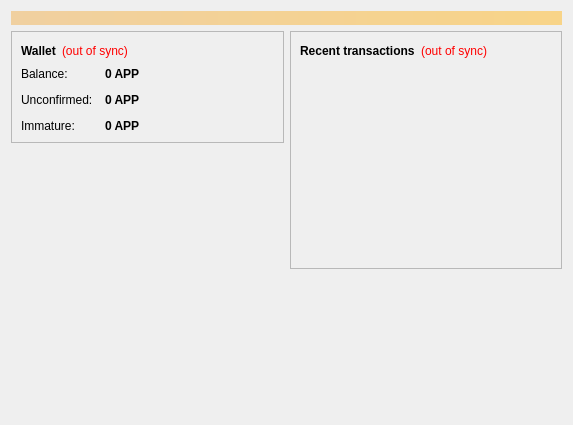
<?xml version="1.0" encoding="UTF-8"?>
<ui version="4.0">
 <class>OverviewPage</class>
 <widget class="QWidget" name="OverviewPage">
  <property name="geometry">
   <rect>
    <x>0</x>
    <y>0</y>
    <width>573</width>
    <height>425</height>
   </rect>
  </property>
  <property name="windowTitle">
   <string>Form</string>
  </property>
  <layout class="QVBoxLayout" name="topLayout">
   <item>
    <widget class="QLabel" name="labelAlerts">
     <property name="visible">
      <bool>false</bool>
     </property>
     <property name="styleSheet">
      <string notr="true">background-color: qlineargradient(x1: 0, y1: 0, x2: 1, y2: 0, stop:0 #F0D0A0, stop:1 #F8D488); color:#000000;</string>
     </property>
     <property name="wordWrap">
      <bool>true</bool>
     </property>
     <property name="margin">
      <number>3</number>
     </property>
    </widget>
   </item>
   <item>
    <layout class="QHBoxLayout" name="horizontalLayout" stretch="1,1">
     <item>
      <layout class="QVBoxLayout" name="verticalLayout_2">
       <item>
        <widget class="QFrame" name="frame">
         <property name="frameShape">
          <enum>QFrame::StyledPanel</enum>
         </property>
         <property name="frameShadow">
          <enum>QFrame::Raised</enum>
         </property>
         <layout class="QVBoxLayout" name="verticalLayout_4">
          <item>
           <layout class="QHBoxLayout" name="horizontalLayout_4">
            <item>
             <widget class="QLabel" name="label_5">
              <property name="font">
               <font>
                <weight>75</weight>
                <bold>true</bold>
               </font>
              </property>
              <property name="text">
               <string>Wallet</string>
              </property>
             </widget>
            </item>
            <item>
             <widget class="QLabel" name="labelWalletStatus">
              <property name="toolTip">
               <string>The displayed information may be out of date. Your wallet automatically synchronizes with the Appcoin network after a connection is established, but this process has not completed yet.</string>
              </property>
              <property name="styleSheet">
               <string notr="true">QLabel { color: red; }</string>
              </property>
              <property name="text">
               <string notr="true">(out of sync)</string>
              </property>
              <property name="alignment">
               <set>Qt::AlignLeading|Qt::AlignLeft|Qt::AlignVCenter</set>
              </property>
             </widget>
            </item>
            <item>
             <spacer name="horizontalSpacer_2">
              <property name="orientation">
               <enum>Qt::Horizontal</enum>
              </property>
              <property name="sizeHint" stdset="0">
               <size>
                <width>40</width>
                <height>20</height>
               </size>
              </property>
             </spacer>
            </item>
           </layout>
          </item>
          <item>
           <layout class="QFormLayout" name="formLayout_2">
            <property name="fieldGrowthPolicy">
             <enum>QFormLayout::AllNonFixedFieldsGrow</enum>
            </property>
            <property name="horizontalSpacing">
             <number>12</number>
            </property>
            <property name="verticalSpacing">
             <number>12</number>
            </property>
            <item row="0" column="0">
             <widget class="QLabel" name="label">
              <property name="text">
               <string>Balance:</string>
              </property>
             </widget>
            </item>
            <item row="0" column="1">
             <widget class="QLabel" name="labelBalance">
              <property name="font">
               <font>
                <weight>75</weight>
                <bold>true</bold>
               </font>
              </property>
              <property name="cursor">
               <cursorShape>IBeamCursor</cursorShape>
              </property>
              <property name="toolTip">
               <string>Your current balance</string>
              </property>
              <property name="text">
               <string notr="true">0 APP</string>
              </property>
              <property name="textInteractionFlags">
               <set>Qt::LinksAccessibleByMouse|Qt::TextSelectableByKeyboard|Qt::TextSelectableByMouse</set>
              </property>
             </widget>
            </item>
            <item row="1" column="0">
             <widget class="QLabel" name="label_3">
              <property name="text">
               <string>Unconfirmed:</string>
              </property>
             </widget>
            </item>
            <item row="1" column="1">
             <widget class="QLabel" name="labelUnconfirmed">
              <property name="font">
               <font>
                <weight>75</weight>
                <bold>true</bold>
               </font>
              </property>
              <property name="cursor">
               <cursorShape>IBeamCursor</cursorShape>
              </property>
              <property name="toolTip">
               <string>Total of transactions that have yet to be confirmed, and do not yet count toward the current balance</string>
              </property>
              <property name="text">
               <string notr="true">0 APP</string>
              </property>
              <property name="textInteractionFlags">
               <set>Qt::LinksAccessibleByMouse|Qt::TextSelectableByKeyboard|Qt::TextSelectableByMouse</set>
              </property>
             </widget>
            </item>
            <item row="2" column="0">
             <widget class="QLabel" name="labelImmatureText">
              <property name="text">
               <string>Immature:</string>
              </property>
             </widget>
            </item>
            <item row="2" column="1">
             <widget class="QLabel" name="labelImmature">
              <property name="font">
               <font>
                <weight>75</weight>
                <bold>true</bold>
               </font>
              </property>
              <property name="toolTip">
               <string>Mined balance that has not yet matured</string>
              </property>
              <property name="text">
               <string notr="true">0 APP</string>
              </property>
              <property name="textInteractionFlags">
               <set>Qt::LinksAccessibleByMouse|Qt::TextSelectableByKeyboard|Qt::TextSelectableByMouse</set>
              </property>
             </widget>
            </item>
           </layout>
          </item>
         </layout>
        </widget>
       </item>
       <item>
        <spacer name="verticalSpacer">
         <property name="orientation">
          <enum>Qt::Vertical</enum>
         </property>
         <property name="sizeHint" stdset="0">
          <size>
           <width>20</width>
           <height>40</height>
          </size>
         </property>
        </spacer>
       </item>
       <item alignment="Qt::AlignHCenter">
       <widget class="QLabel" name="label_7">
        <property name="text">
         <string/>
        </property>
        <property name="pixmap">
         <pixmap resource="../bitcoin.qrc">:/icons/res/icons/badge (2).png</pixmap>
        </property>
       </widget>
      </item>
      </layout>
     </item>
     <item>
      <layout class="QVBoxLayout" name="verticalLayout_3">
       <item>
        <widget class="QFrame" name="frame_2">
         <property name="frameShape">
          <enum>QFrame::StyledPanel</enum>
         </property>
         <property name="frameShadow">
          <enum>QFrame::Raised</enum>
         </property>
         <layout class="QVBoxLayout" name="verticalLayout">
          <item>
           <layout class="QHBoxLayout" name="horizontalLayout_2">
            <item>
             <widget class="QLabel" name="label_4">
              <property name="text">
               <string>&lt;b&gt;Recent transactions&lt;/b&gt;</string>
              </property>
             </widget>
            </item>
            <item>
             <widget class="QLabel" name="labelTransactionsStatus">
              <property name="toolTip">
               <string>The displayed information may be out of date. Your wallet automatically synchronizes with the Appcoin network after a connection is established, but this process has not completed yet.</string>
              </property>
              <property name="styleSheet">
               <string notr="true">QLabel { color: red; }</string>
              </property>
              <property name="text">
               <string notr="true">(out of sync)</string>
              </property>
              <property name="alignment">
               <set>Qt::AlignRight|Qt::AlignTrailing|Qt::AlignVCenter</set>
              </property>
             </widget>
            </item>
            <item>
             <spacer name="horizontalSpacer">
              <property name="orientation">
               <enum>Qt::Horizontal</enum>
              </property>
              <property name="sizeHint" stdset="0">
               <size>
                <width>40</width>
                <height>20</height>
               </size>
              </property>
             </spacer>
            </item>
           </layout>
          </item>
          <item>
           <widget class="QListView" name="listTransactions">
            <property name="styleSheet">
             <string notr="true">QListView { background: transparent; }</string>
            </property>
            <property name="frameShape">
             <enum>QFrame::NoFrame</enum>
            </property>
            <property name="verticalScrollBarPolicy">
             <enum>Qt::ScrollBarAlwaysOff</enum>
            </property>
            <property name="horizontalScrollBarPolicy">
             <enum>Qt::ScrollBarAlwaysOff</enum>
            </property>
            <property name="selectionMode">
             <enum>QAbstractItemView::NoSelection</enum>
            </property>
           </widget>
          </item>
         </layout>
        </widget>
       </item>
       <item>
        <spacer name="verticalSpacer_2">
         <property name="orientation">
          <enum>Qt::Vertical</enum>
         </property>
         <property name="sizeHint" stdset="0">
          <size>
           <width>20</width>
           <height>40</height>
          </size>
         </property>
        </spacer>
       </item>
      </layout>
     </item>
    </layout>
   </item>
  </layout>
 </widget>
 <resources>
   <include location="../bitcoin.qrc"/>
 </resources>
 <connections/>
</ui>
